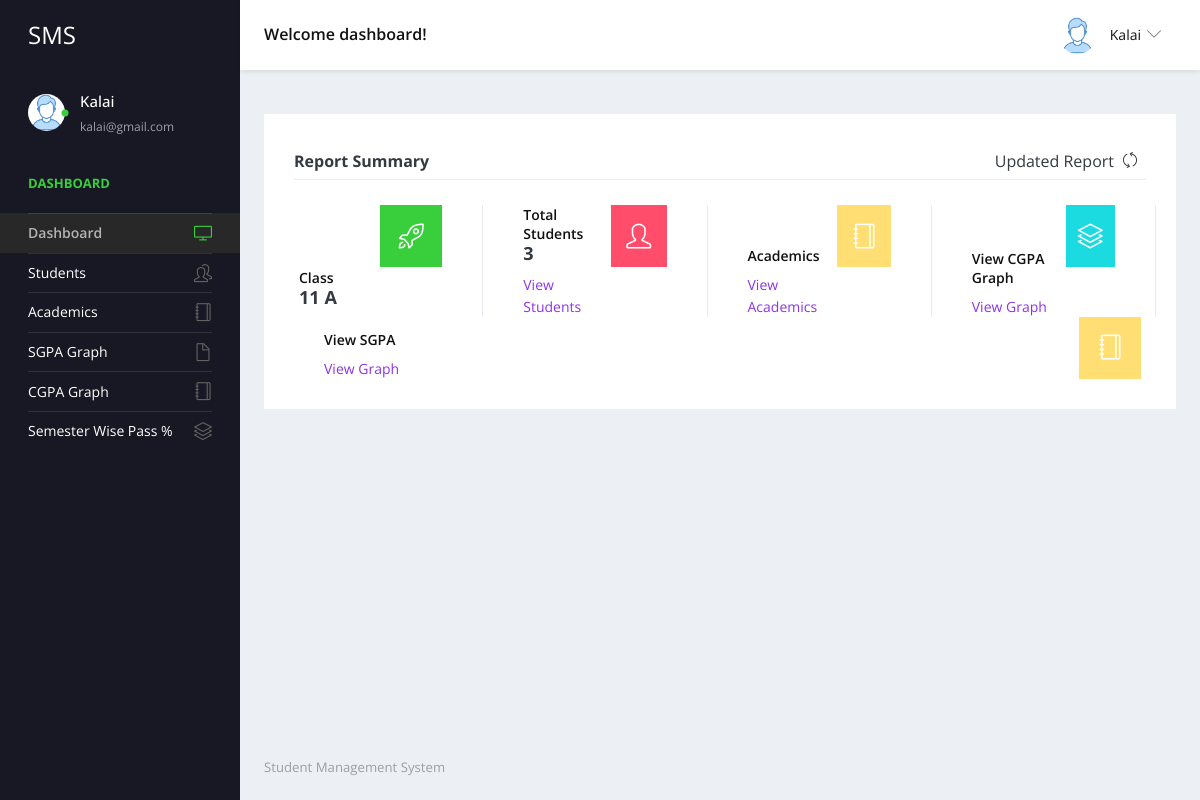
The app's page /admin/staff_dashboard.php (signed in) with its own data.
### tables this page shows
CREATE TABLE `tblstaff` (
  `id` int(11) NOT NULL,
  `staff_name` varchar(50) NOT NULL,
  `class_handle` varchar(5) NOT NULL,
  `username` varchar(75) NOT NULL,
  `staff_id` int(11) NOT NULL,
  `email` varchar(80) NOT NULL,
  `password` varchar(75) NOT NULL,
  `gender` varchar(10) NOT NULL,
  `dob` varchar(25) NOT NULL
);

CREATE TABLE `tblclass` (
  `ID` int(5) NOT NULL,
  `ClassName` varchar(50) DEFAULT NULL,
  `Section` varchar(20) DEFAULT NULL,
  `CreationDate` timestamp NULL DEFAULT current_timestamp()
);

### admin/staff_dashboard.php (the view, shortened to what this page needs)
<?php
include('includes/dbconnection.php');
if (strlen($_SESSION['sturecmsaid']==0)) {
  header('location:staff_logout.php');
  } else{
   $id=$_SESSION['sturecmsaid'];
  ?>
<!DOCTYPE html>
<html lang="en">
  <head>
    <link rel="stylesheet" href="vendors/simple-line-icons/css/simple-line-icons.css">
    <link rel="stylesheet" href="vendors/flag-icon-css/css/flag-icon.min.css">
    <link rel="stylesheet" href="vendors/css/vendor.bundle.base.css">
    <link rel="stylesheet" href="vendors/daterangepicker/daterangepicker.css">
    <link rel="stylesheet" href="vendors/chartist/chartist.min.css">
    <link rel="stylesheet" href="css/style.css">
  </head>
  <body>
    <div class="container-scroller">
     <?php include_once('includes/staff_header.php');?>
      <div class="container-fluid page-body-wrapper">
        <?php include_once('includes/staff_sidebar.php');?>
        <div class="main-panel">
          <div class="content-wrapper">
            <div class="row">
              <div class="col-md-12 grid-margin">
                <div class="card">
                  <div class="card-body">
                    <div class="row">
                      <div class="col-md-12">
                        <div class="d-sm-flex align-items-baseline report-summary-header">
                          <h5 class="font-weight-semibold">Report Summary</h5> <span class="ml-auto">Updated Report</span> <button class="btn btn-icons border-0 p-2"><i class="icon-refresh"></i></button>
                        </div>
                      </div>
                    </div>
                    <div class="row report-inner-cards-wrapper">
                      <div class=" col-md -6 col-xl report-inner-card">
                        <div class="inner-card-text">
                           <?php
                        $sql1 ="SELECT * from  tblclass tc, tblstaff ts where tc.ID=ts.class_handle AND ts.id=$id";
$query1 = $dbh -> prepare($sql1);
$query1->execute();
$results1=$query1->fetchAll(PDO::FETCH_OBJ);
foreach($results1 as $row)
{ ?>
                          <span class="report-title">Class</span>
                          <h4><?php echo htmlentities($row->ClassName)." ".htmlentities($row->Section);}?></h4>
                        </div>
                        <div class="inner-card-icon bg-success">
                          <i class="icon-rocket"></i>
                        </div>
                      </div>
                      <div class="col-md-6 col-xl report-inner-card">
                        <div class="inner-card-text">
                          <?php
                        $sql2 ="SELECT * from  tblstudent ts,tblstaff tst WHERE tst.class_handle=ts.StudentClass AND tst.id=$id";
$query2 = $dbh -> prepare($sql2);
$query2->execute();
$totstu=$query2->rowCount();
?>
                          <span class="report-title">Total Students</span>
                          <h4><?php echo htmlentities($totstu);?></h4>
                          <a href="staff_manage-students.php"><span class="report-count"> View Students</span></a>
                        </div>
                        <div class="inner-card-icon bg-danger">
                          <i class="icon-user"></i>
                        </div>
                      </div>
                      <div class="col-md-6 col-xl report-inner-card">
                        <div class="inner-card-text">
                          <span class="report-title">Academics</span>
                          <a href="staff_view-allstudents.php"><span class="report-count"> View Academics</span></a>
                        </div>
                        <div class="inner-card-icon bg-warning">
                          <i class="icon-notebook"></i>
                        </div>
                      </div>
                      <div class="col-md-6 col-xl report-inner-card">
                        <div class="inner-card-text">
                          <span class="report-title">View CGPA Graph</span>
                          <a href="cgpa_mark-graph.php"><span class="report-count"> View Graph</span></a>
                        </div>
                        <div class="inner-card-icon bg-primary">
                          <i class="icon-layers"></i>
                        </div>
                      </div>
                      <div class="col-md-6 col-xl report-inner-card">
                        <div class="inner-card-text">
                          <span class="report-title">View SGPA</span>
                          <a href="sgpa1_mark-graph.php"><span class="report-count"> View Graph</span></a>
                        </div>
                        <div class="inner-card-icon bg-warning">
                          <i class="icon-notebook"></i>
                        </div>
                      </div>
                    </div>
                  </div>
                </div>
              </div>
            </div>
          </div>
         <?php include_once('includes/footer.php');?>
        </div>
      </div>
    </div>
  </body>
</html><?php }  ?>

### admin/includes/staff_header.php (shortened to what this page needs)
<nav class="navbar default-layout-navbar col-lg-12 col-12 p-0 fixed-top d-flex flex-row">
        <div class="navbar-brand-wrapper d-flex align-items-center">
          <a class="navbar-brand brand-logo" href="dashboard.php">
            <strong style="color: white;">SMS</strong>
          </a>
        </div><?php
         $aid= $_SESSION['sturecmsaid'];
$sql="SELECT * from tblstaff where id=:aid";
$query = $dbh -> prepare($sql);
$query->bindParam(':aid',$aid,PDO::PARAM_STR);
$query->execute();
$results=$query->fetchAll(PDO::FETCH_OBJ);
$cnt=1;
if($query->rowCount() > 0)
{
foreach($results as $row)
{               ?>
        <div class="navbar-menu-wrapper d-flex align-items-center flex-grow-1">
          <h5 class="mb-0 font-weight-medium d-none d-lg-flex"><?php  ?> Welcome dashboard!</h5>
          <ul class="navbar-nav navbar-nav-right ml-auto">
            <li class="nav-item dropdown d-none d-xl-inline-flex user-dropdown">
              <a class="nav-link dropdown-toggle" id="UserDropdown" href="#" data-toggle="dropdown" aria-expanded="false">
                <img class="img-xs rounded-circle ml-2" src="images/faces/face8.jpg" alt="Profile image"> <span class="font-weight-normal"> <?php  echo htmlentities($row->staff_name);?> </span></a>
                <?php $cnt=$cnt+1;}} ?>
            </li>
          </ul>
        </div>
      </nav>

### admin/includes/staff_sidebar.php (shortened to what this page needs)
<nav class="sidebar sidebar-offcanvas" id="sidebar">
          <ul class="nav">
            <li class="nav-item nav-profile">
              <a href="#" class="nav-link">
                <div class="profile-image">
                  <img class="img-xs rounded-circle" src="images/faces/face8.jpg" alt="profile image">
                  <div class="dot-indicator bg-success"></div>
                </div>
                <div class="text-wrapper">
                  <?php
         $aid= $_SESSION['sturecmsaid'];
$sql="SELECT * from tblstaff where id=:aid";
$query = $dbh -> prepare($sql);
$query->bindParam(':aid',$aid,PDO::PARAM_STR);
$query->execute();
$results=$query->fetchAll(PDO::FETCH_OBJ);
$cnt=1;
if($query->rowCount() > 0)
{
foreach($results as $row)
{               ?>
                  <p class="profile-name"><?php  echo htmlentities($row->staff_name);?></p>
                  <p class="designation"><?php  echo htmlentities($row->email);?></p><?php $cnt=$cnt+1;}} ?>
                </div>
              </a>
            </li>
            <li class="nav-item nav-category">
              <span class="nav-link">Dashboard</span>
            </li>
            <li class="nav-item">
              <a class="nav-link" href="staff_dashboard.php">
                <span class="menu-title">Dashboard</span>
                <i class="icon-screen-desktop menu-icon"></i>
              </a>
            </li>
            <li class="nav-item">
              <a class="nav-link" data-toggle="collapse" href="#ui-basic1" aria-expanded="false" aria-controls="ui-basic1">
                <span class="menu-title">Students</span>
                <i class="icon-people menu-icon"></i>
              </a>
            </li>
            <li class="nav-item">
              <a class="nav-link" data-toggle="collapse" href="#auth" aria-expanded="false" aria-controls="auth">
                <span class="menu-title">Academics</span>
                <i class="icon-notebook menu-icon"></i>
              </a>
            </li>
            <li class="nav-item">
              <a class="nav-link" data-toggle="collapse" href="#auth1" aria-expanded="false" aria-controls="auth">
                <span class="menu-title">SGPA Graph</span>
                <i class="icon-doc menu-icon"></i>
              </a>
            </li>
            <li class="nav-item">
              <a class="nav-link" href="cgpa_mark-graph.php">
                <span class="menu-title">CGPA Graph</span>
                <i class="icon-notebook menu-icon"></i>
              </a>
            </li>
            <li class="nav-item">
              <a class="nav-link" data-toggle="collapse" href="#ui-basic" aria-expanded="false" aria-controls="ui-basic">
                <span class="menu-title">Semester Wise Pass %</span>
                <i class="icon-layers menu-icon"></i>
              </a>
            </li>
          </ul>
        </nav>

### records on screen
tblstaff: staff_name "Kalai", email "kalai@gmail.com"
tblclass: ClassName "11", Section "A"

### other values on screen
$totstu "3"
